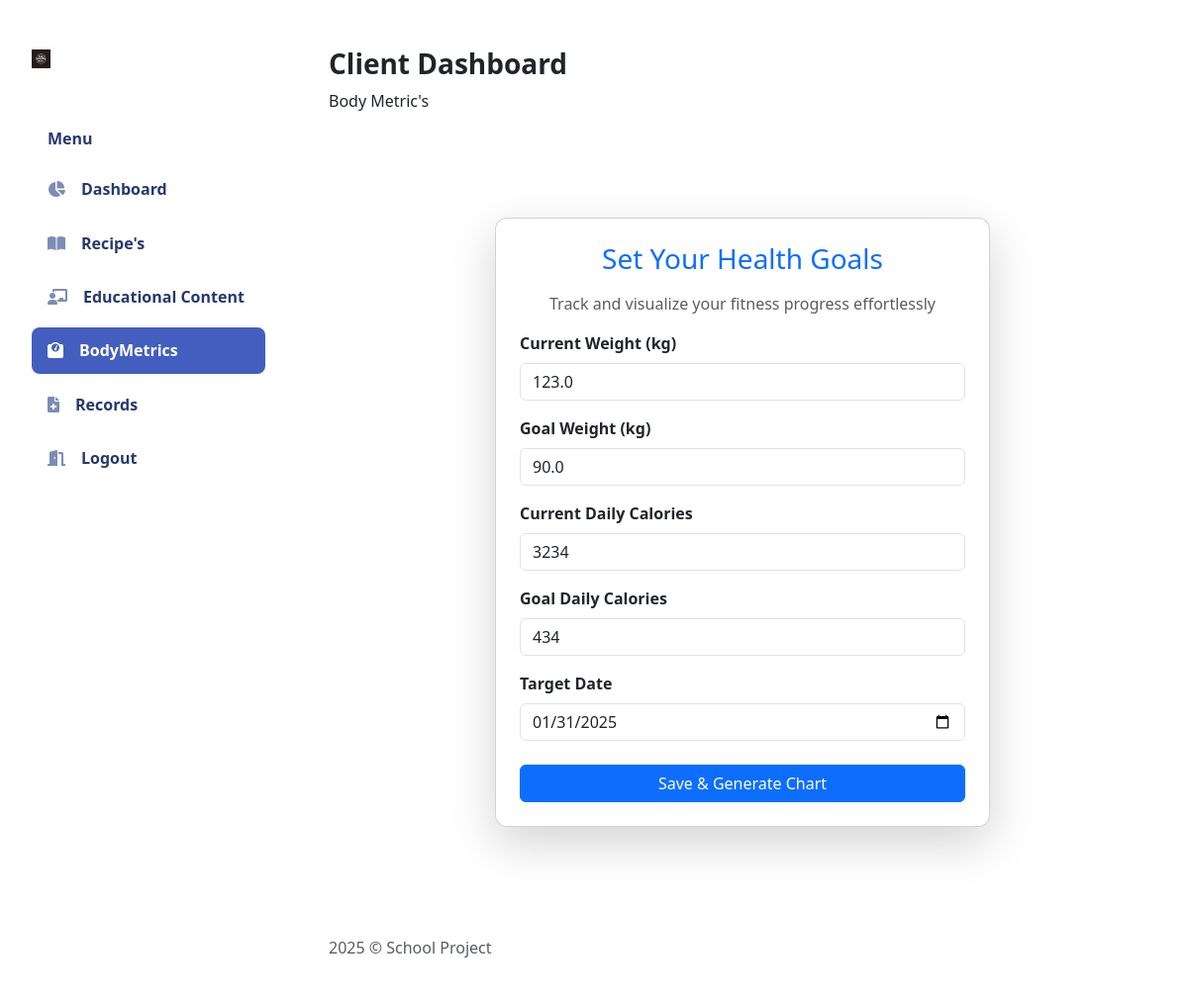
The page /client_bodymetric_view/ (signed in) on the database its author committed.
### Landing/models.py (models this page shows)
class HealthGoal(models.Model):
    user = models.OneToOneField(User, on_delete=models.CASCADE)
    current_weight = models.FloatField()
    goal_weight = models.FloatField()
    current_calories = models.IntegerField()
    goal_calories = models.IntegerField()
    target_date = models.DateField()
    created_at = models.DateTimeField(auto_now_add=True)
    def has_active_goal(self):
        return self.target_date >= date.today()

### Landing/views.py (the view, shortened to what this page needs)
# urls.py: path('client_bodymetric_view/',client_bodymetric_view,name='client_bodymetric_view'),
def client_bodymetric_view(request):
    user = request.user
    goal = HealthGoal.objects.filter(user=user).first()
    if request.method == "POST":
        form = HealthGoalForm(request.POST, instance=goal)  # Update existing goal if available
        if form.is_valid():
            new_goal = form.save(commit=False)
            new_goal.user = user
            new_goal.save()
            return redirect('client_bodymetric_view')  # Refresh to show the graph
    else:
        form = HealthGoalForm(instance=goal)
    return render(request, "client_bodymetric_form.html", {"form": form})

### Landing/forms.py
class HealthGoalForm(forms.ModelForm):
    class Meta:
        model = HealthGoal
        fields = ['current_weight', 'goal_weight', 'current_calories', 'goal_calories', 'target_date']
        widgets = {
            'current_weight': forms.NumberInput(attrs={'class': 'form-control', 'placeholder': 'Enter current weight (kg)'}),
            'goal_weight': forms.NumberInput(attrs={'class': 'form-control', 'placeholder': 'Enter goal weight (kg)'}),
            'current_calories': forms.NumberInput(attrs={'class': 'form-control', 'placeholder': 'Enter current daily calories'}),
            'goal_calories': forms.NumberInput(attrs={'class': 'form-control', 'placeholder': 'Enter goal daily calories'}),
            'target_date': forms.DateInput(attrs={'class': 'form-control', 'type': 'date'}),
        }

### Landing/templates/client_bodymetric_form.html (shortened to what this page needs)
{% load static %}
<!DOCTYPE html>
<html lang="en">
<head>
    <link rel="stylesheet" href="{% static 'assets/css/bootstrap.css' %}">
    <link rel="stylesheet" href="{% static 'assets/css/bold.css' %}">
    <link rel="stylesheet" href="{% static 'assets/css/perfect-scrollbar.css' %}">
    <link rel="stylesheet" href="{% static 'assets/css/bootstrap-icons.css' %}">
    <link rel="stylesheet" href="{% static 'assets/css/app.css' %}">
    <link href="https://cdnjs.cloudflare.com/ajax/libs/font-awesome/6.0.0/css/all.min.css" rel="stylesheet">
</head>
<body>
    <div id="app">
        <div id="sidebar" class="active">
            <div class="sidebar-wrapper active">
                <div class="sidebar-header">
                    <div class="d-flex justify-content-between">
                        <div class="logo">
                            <a href="index.html"><img src="{% static 'assets/images/logo.jpg' %}" alt="Logo" srcset=""></a>
                        </div>
                    </div>
                </div>
                <div class="sidebar-menu">
                    <ul class="menu">
                        <li class="sidebar-title">Menu</li>
                        <li class="sidebar-item ">
                            <a href="{% url 'client_dashboard' %}" class="sidebar-link">
                                <i class="fas fa-chart-pie"></i>
                                <span>Dashboard</span>
                            </a>
                        </li>
                        <li class="sidebar-item">
                            <a href="{% url 'client_recipe_list' %}" class="sidebar-link">
                                <i class="fas fa-book-open"></i>
                                <span>Recipe's</span>
                            </a>
                        </li>
                        <li class="sidebar-item">
                            <a href="{% url 'client_educontent_list' %}" class="sidebar-link">
                                <i class="fas fa-chalkboard-teacher"></i>
                                <span>Educational Content</span>
                            </a>
                        </li>
                        <li class="sidebar-item active">
                            <a href="{% url 'client_bodymetric_view' %}" class="sidebar-link">
                                <i class="fas fa-weight-scale"></i>
                                <span>BodyMetrics</span>
                            </a>
                        </li>
                        <li class="sidebar-item">
                            <a href="{% url 'client_records' %}" class="sidebar-link">
                                <i class="fas fa-file-medical"></i>
                                <span>Records</span>
                            </a>
                        </li>
                        <li class="sidebar-item">
                            <a href="{% url 'client_logout' %}" class="sidebar-link">
                                <i class="fas fa-door-open"></i>
                                <span>Logout</span>
                            </a>
                        </li>
                    </ul>
                </div>
            </div>
        </div>
<div id="main">
    <div class="page-heading">
        <h3>Client Dashboard</h3>
        <p>Body Metric's</p>
    </div>
    <div class="container d-flex justify-content-center align-items-center vh-100">
        <div class="card shadow-lg p-4" style="max-width: 500px; width: 100%; border-radius: 12px;">
            <h3 class="text-center text-primary mb-3">Set Your Health Goals</h3>
            <p class="text-center text-muted">Track and visualize your fitness progress effortlessly</p>
            <form method="post">
                <div class="mb-3">
                    <label class="form-label fw-bold">Current Weight (kg)</label>
                    {{ form.current_weight }}
                </div>
                <div class="mb-3">
                    <label class="form-label fw-bold">Goal Weight (kg)</label>
                    {{ form.goal_weight }}
                </div>
                <div class="mb-3">
                    <label class="form-label fw-bold">Current Daily Calories</label>
                    {{ form.current_calories }}
                </div>
                <div class="mb-3">
                    <label class="form-label fw-bold">Goal Daily Calories</label>
                    {{ form.goal_calories }}
                </div>
                <div class="mb-3">
                    <label class="form-label fw-bold">Target Date</label>
                    {{ form.target_date }}
                </div>
                <button type="submit" class="btn btn-primary w-100 mt-2">Save & Generate Chart</button>
            </form>
        </div>
    </div>
    <footer>
        <div class="footer clearfix mb-0 text-muted">
            <div class="float-start">
                <p>2025 &copy; School Project</p>
            </div>
        </div>
    </footer>
</div>
<link rel="stylesheet" href="https://cdn.jsdelivr.net/npm/bootstrap@5.3.0/dist/css/bootstrap.min.css">
    </div>
</body>
</html>

### Landing/static/assets/css/perfect-scrollbar.css (style rules this page uses)
.ps { overflow: hidden !important; overflow-anchor: none; -ms-overflow-style: none; touch-action: auto; -ms-touch-action: auto; }

### Landing/static/assets/css/app.css (style rules this page uses)
.btn.btn-danger,.btn.btn-info,.btn.btn-primary,.btn.btn-secondary,.btn.btn-success,.btn.btn-warning { color:#fff }
.card { margin-bottom:2.2rem;border:none }
#sidebar.active .sidebar-wrapper { left:0 }
.sidebar-wrapper { width:300px;height:100vh;position:fixed;top:0;z-index:10;overflow-y:auto;background-color:#fff;bottom:0;transition:left .5s ease-out }
.sidebar-wrapper .sidebar-header { padding:2rem 2rem 1rem;font-size:2rem;font-weight:700 }
.sidebar-wrapper .sidebar-header img { height:1.2rem }
.sidebar-wrapper .menu { margin-top:2rem;padding:0 2rem;font-weight:600 }
.sidebar-wrapper .menu .sidebar-title { padding:0 1rem;margin:1.5rem 0 1rem;font-size:1rem;list-style:none;font-weight:600;color:#25396f }
.sidebar-wrapper .menu .sidebar-link { display:block;padding:.7rem 1rem;font-size:1rem;display:flex;align-items:center;border-radius:.5rem;transition:all .5s;text-decoration:none;color:#25396f }
.sidebar-wrapper .menu .sidebar-link i,.sidebar-wrapper .menu .sidebar-link svg { color:#7c8db5 }
.sidebar-wrapper .menu .sidebar-link span { margin-left:1rem }
.sidebar-wrapper .menu .sidebar-item { list-style:none;margin-top:.5rem;position:relative }
.sidebar-wrapper .menu .sidebar-item.active .sidebar-link { background-color:#435ebe }
.sidebar-wrapper .menu .sidebar-item.active .sidebar-link span { color:#fff }
.sidebar-wrapper .menu .sidebar-item.active .sidebar-link i,.sidebar-wrapper .menu .sidebar-item.active .sidebar-link svg { fill:#fff;color:#fff }
#main { margin-left:300px;padding:2rem }
.page-heading { margin:0 0 2rem }
.page-heading h3 { font-weight:700 }
a { text-decoration:none }

### rows shown on the page
HealthGoal: current_weight "123.0", goal_weight "90.0", current_calories "3234", goal_calories "434", target_date "01/31/2025"
